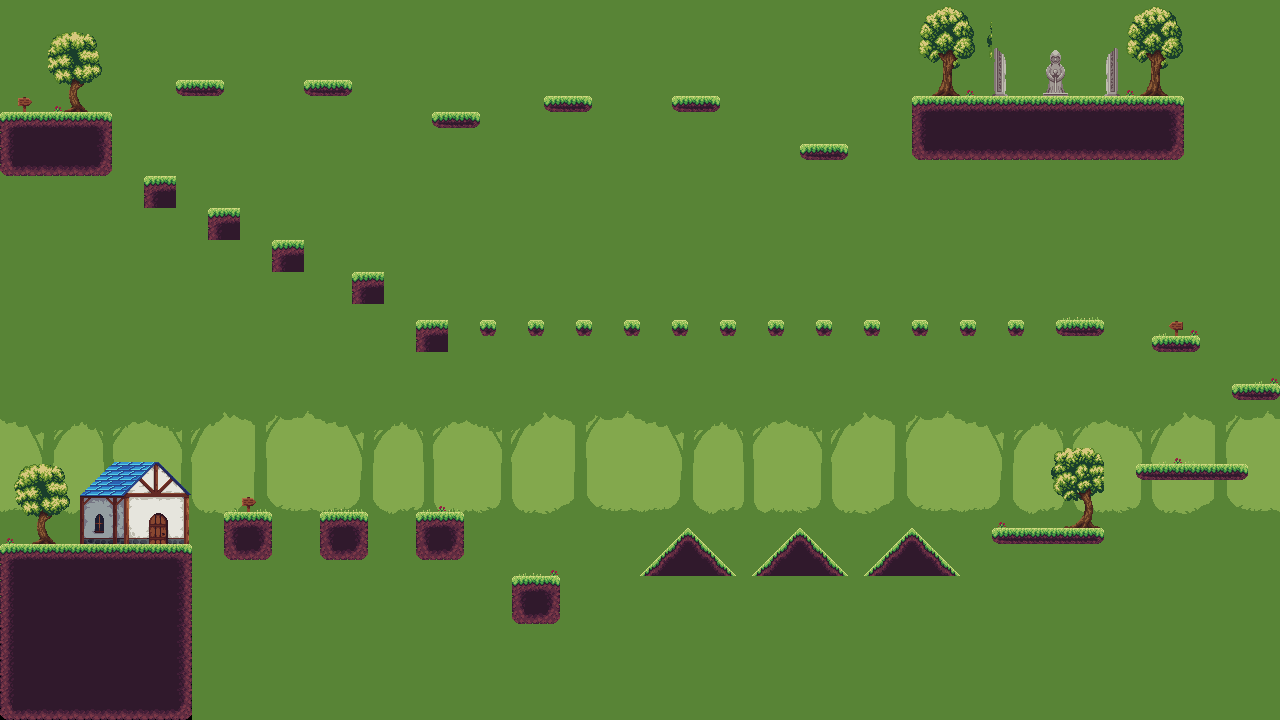

Below is a game level as drawn by its tile map, then a one-line description and the .tmx that defines it (tile-layer data replaced by summaries):
An orthogonal 80x45 tile map with 16x16 px tiles, 3 tile layers (Background, Tiles, Decorations), 3 tilesets and 36 objects.

<map version="1.10" tiledversion="1.11.2" orientation="orthogonal" renderorder="right-down" width="80" height="45" tilewidth="16" tileheight="16" infinite="0" nextlayerid="5" nextobjectid="45">
 <tileset firstgid="1" source="tsx/Tiles.tsx" />
 <tileset firstgid="281" source="tsx/backgrounds.tsx" />
 <tileset firstgid="2885" source="tsx/props.tsx" />
 <layer id="3" name="Background" width="80" height="45">
  <data>[3600 cells, 3528 non-empty, 280 distinct tile ids]</data>
 </layer>
 <layer id="1" name="Tiles" width="80" height="45">
  <data>[3600 cells, 400 non-empty, 20 distinct tile ids]</data>
 </layer>
 <layer id="4" name="Decorations" width="80" height="45">
  <data>[3600 cells, 209 non-empty, 127 distinct tile ids]</data>
 </layer>
 <objectgroup id="2" name="Collision">
  <properties>
   <property name="Type" value="Collision" />
  </properties>
  <object id="7" x="2" y="544" width="189" height="34" />
  <object id="8" x="225" y="511" width="45" height="48" />
  <object id="9" x="320" y="512" width="46" height="47" />
  <object id="10" x="418" y="511" width="44" height="48" />
  <object id="11" x="512" y="575" width="48" height="49" />
  <object id="12" x="994" y="531" width="110" height="11" />
  <object id="13" x="1138" y="464" width="107" height="15" />
  <object id="14" x="1233" y="384" width="46" height="17" />
  <object id="15" x="1151" y="335" width="48" height="16" />
  <object id="16" x="1056" y="320" width="48" height="16" />
  <object id="17" x="1007" y="319" width="15" height="16" />
  <object id="18" x="968" y="329" />
  <object id="19" x="912" y="320.25" width="14.25" height="15.5" />
  <object id="20" x="864.5" y="320.5" width="15" height="15" />
  <object id="21" x="815.5" y="319" width="16" height="16.25" />
  <object id="22" x="768" y="319.25" width="15.25" height="16.5" />
  <object id="23" x="720.25" y="319.75" width="15.25" height="15.75" />
  <object id="24" x="671.5" y="320.25" width="16" height="15.5" />
  <object id="25" x="624.25" y="320" width="15.25" height="15" />
  <object id="27" x="576.5" y="320" width="14.25" height="16.25" />
  <object id="28" x="528.5" y="320.25" width="14.75" height="15.75" />
  <object id="29" x="480.5" y="319.75" width="15" height="15.75" />
  <object id="30" x="416.25" y="320" width="31.75" height="31.5" />
  <object id="31" x="352" y="272" width="31.25" height="31.5" />
  <object id="32" x="272.75" y="239.5" width="31.25" height="32.25" />
  <object id="33" x="208.5" y="207.5" width="31.25" height="32.5" />
  <object id="34" x="144.75" y="176.5" width="30.75" height="30.75" />
  <object id="35" x="0.25" y="112.75" width="110.25" height="62.25" />
  <object id="36" x="177.75" y="80.5" width="45.5" height="16" />
  <object id="37" x="304.75" y="80" width="46" height="16" />
  <object id="38" x="431.75" y="112.75" width="48.75" height="15" />
  <object id="39" x="543.5" y="97" width="48.5" height="14.25" />
  <object id="40" x="673.5" y="96.5" width="46" height="15.75" />
  <object id="41" x="800" y="144.75" width="48.25" height="15" />
  <object id="42" x="911" y="95" width="271" height="65" />
  <object id="44" x="688" y="528">
   <polygon points="0,0 -46,47 46,46.5" />
  </object>
 </objectgroup>
</map>
